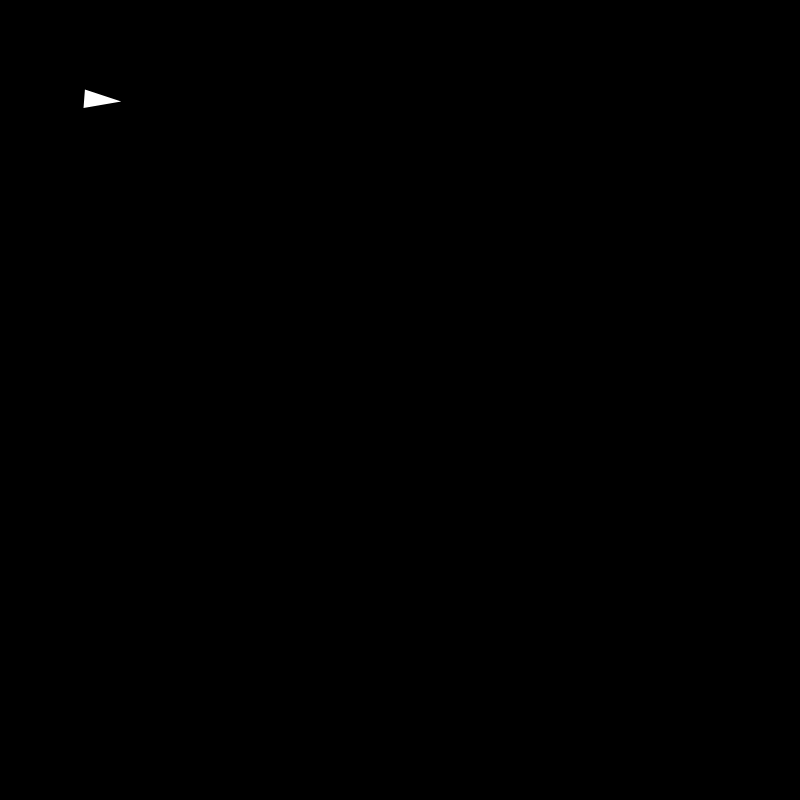
Frame 1 (no input)
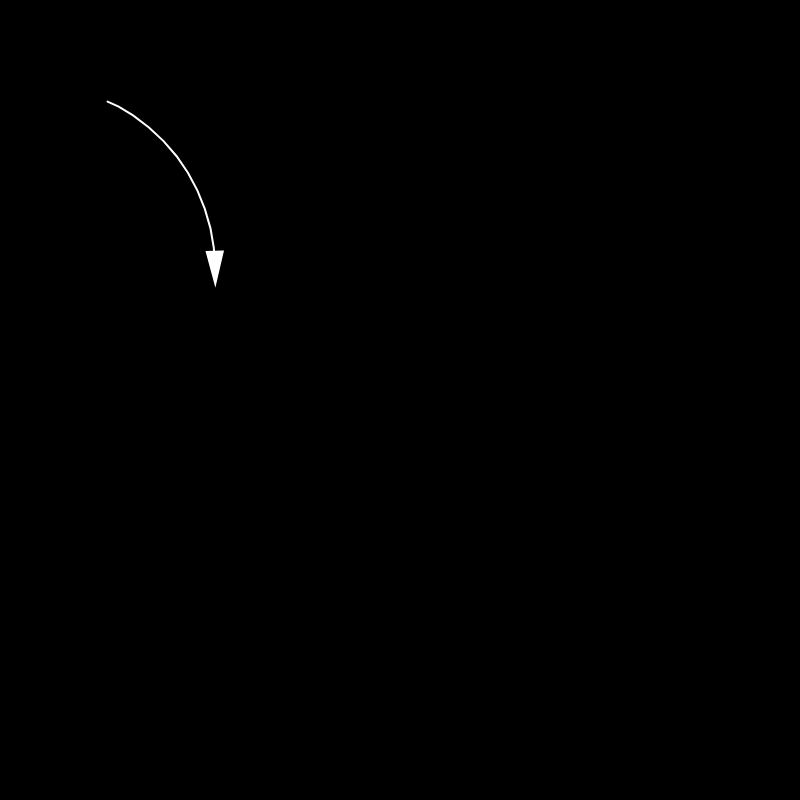
Frame 60 (no input)
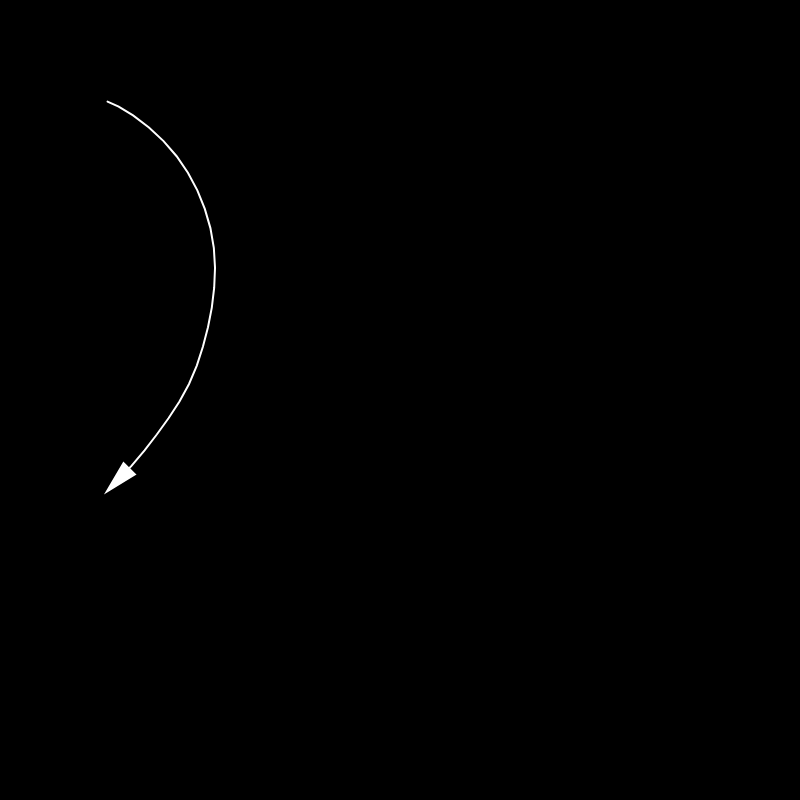
Frame 120 (the mouse pressed at the canvas centre since frame 60)

The p5.js sketch that drew these frames (run headless with seeded random() and noise() and a simulated clock; from frame 60 on, the mouse is pressed at the canvas centre):

// p5.js sketch
// ── sketch.js
let vehicle;

function setup() {
  createCanvas(800, 800);
  vehicle = new Vehicle(100, 100);
}

function draw() {
  background(0);

  vehicle.wander();

  vehicle.update();
  vehicle.show();
  vehicle.edges();
}

// ── vehicle.js
class Vehicle {
  constructor(x, y) {
    this.pos = createVector(x, y);
    this.vel = createVector(1, 0);
    this.acc = createVector(0, 0);
    this.maxSpeed = 4;
    this.maxForce = 0.2;
    this.r = 16;
    this.wanderTheta = PI / 2;
    this.currentPath = [];
    this.paths = [this.currentPath];
  }

  wander() {
    // 현재 속도와 위치를 이용해 100만큼 떨어진 곳에 원을 그린다
    let wanderPoint = this.vel.copy();
    wanderPoint.setMag(100);
    wanderPoint.add(this.pos);
    // fill(255, 0, 0);
    // circle(wanderPoint.x, wanderPoint.y, 16);

    let wanderRadius = 50;
    // noFill();
    // circle(wanderPoint.x, wanderPoint.y, wanderRadius * 2);
    // line(this.pos.x, this.pos.y, wanderPoint.x, wanderPoint.y);

    // 원주상의 각도(theta)를 이용하여 원의 반지름(wanderRadius)만큼 떨어진 점의 좌표를 계산한다
    let theta = this.wanderTheta + this.vel.heading();
    // vehicle의 각도가 틀어지면 각도를 제시하는 원의 위치도 같이 변해야하므로 +this.vel.heading();
    let x = wanderRadius * cos(theta);
    let y = wanderRadius * sin(theta);
    // fill(0, 255, 0);
    // noStroke();
    wanderPoint.add(x, y);
    // circle(wanderPoint.x, wanderPoint.y, 8);
    // stroke(255);
    // line(this.pos.x, this.pos.y, wanderPoint.x, wanderPoint.y);

    let steer = wanderPoint.sub(this.pos);
    steer.setMag(this.maxForce);
    this.applyForce(steer);
    // wanderPoint에 현재 위치를 빼줌으로써, 원점에서의 상대적인 위치로 변환하여 최종적인 스티어링 힘(steer)을 구할 수 있다
    // wanderPoint는 현재 위치(this.pos)에서부터 계산되었기 때문

    let displaceRange = 0.3;
    this.wanderTheta += random(-displaceRange, displaceRange);
  }

  evade(vehicle) {
    let pursuit = this.pursue(vehicle);
    return pursuit.mult(-1);
  }

  pursue(vehicle) {
    let target = vehicle.pos.copy();
    let prediction = vehicle.vel.copy();
    prediction.mult(10);
    target.add(prediction);
    return this.seek(target);
  }

  arrive(target) {
    // 2nd argument true enables the arrival behavior
    return this.seek(target, true);
  }

  flee(target) {
    return this.seek(target).mult(-1);
  }

  seek(target, arrival = false) {
    // vehicle과 target 사이의 거리를 벡터로 계산
    let force = p5.Vector.sub(target, this.pos);
    let desireSpeed = this.maxSpeed;

    if (arrival) {
      // 임계점
      let slowRadius = 100;
      let distance = force.mag(); // target <-> vehicle distance
      if (distance < slowRadius) {
        // distance가 0 ~ r(임계점 반지름)일 때 -> 0 ~ maxSpeed로 매핑한다
        desireSpeed = map(distance, 0, slowRadius, 0, this.maxSpeed);
      }
    }
    force.setMag(desireSpeed);
    force.sub(this.vel);
    // 벡터의 크기를 매개변수 max의 값으로 제한한다
    force.limit(this.maxForce);
    return force;
  }

  applyForce(force) {
    this.acc.add(force);
  }

  update() {
    this.vel.add(this.acc);
    this.vel.limit(this.maxSpeed);
    this.pos.add(this.vel);
    this.acc.set(0, 0);

    if (frameCount % 5 == 0) {
      this.currentPath.push(this.pos.copy());
    }
  }

  show() {
    stroke(255);
    strokeWeight(2);
    fill(255);
    push();
    translate(this.pos.x, this.pos.y);
    rotate(this.vel.heading()); // 속도 벡터와 관련된 각도만큼 회전시킨다
    triangle(-this.r, -this.r / 2, -this.r, this.r / 2, this.r, 0);
    pop();

    // vehicle이 지나간 경로를 선으로 보여준다
    for (let path of this.paths) {
      beginShape();
      noFill();
      for (let v of path) {
        vertex(v.x, v.y);
      }
      endShape();
    }
  }

  edges() {
    let hitEdge = false;
    if (this.pos.x > width + this.r) {
      this.pos.x = -this.r;
      hitEdge = true;
    } else if (this.pos.x < -this.r) {
      this.pos.x = width + this.r;
      hitEdge = true;
    }
    if (this.pos.y > height + this.r) {
      this.pos.y = -this.r;
      hitEdge = true;
    } else if (this.pos.y < -this.r) {
      this.pos.y = height + this.r;
      hitEdge = true;
    }

    if (hitEdge) {
      this.currentPath = [];
      this.paths.push(this.currentPath);
    }
  }
}
